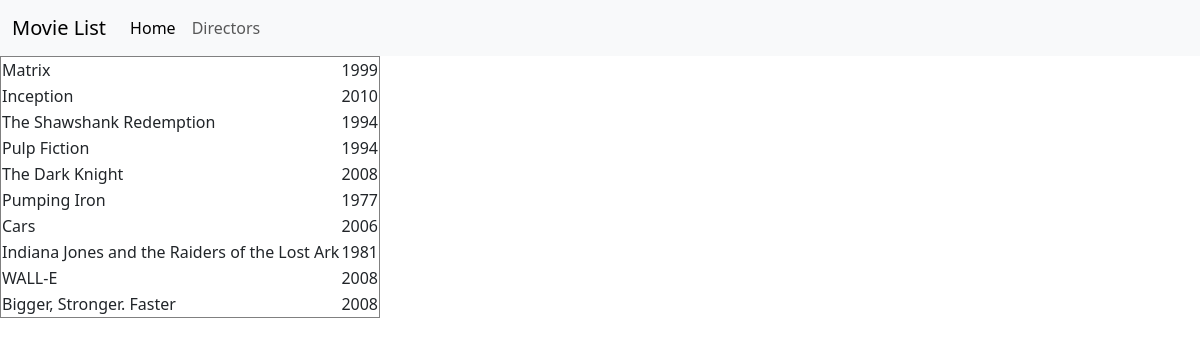
The page / on the database its author committed.
### tables this page shows
CREATE TABLE "Filmer" (
    ID INTEGER PRIMARY KEY,
    title TEXT,
    release_year INT,
    director_id INT,
category VARCHAR (255), image_url TEXT,
    FOREIGN KEY (director_id) REFERENCES Directors(ID)
);

### app.py (the view)
@app.route('/')
def hello():
    data = get_all_movies()
    return render_template('index.html', movies=data)

### database.py (called while the page is built)
def get_database_connection():
    database_path = os.path.join(os.getcwd(), 'databas.db')
    return sqlite3.connect(database_path)

def get_all_movies():
    conn = get_database_connection()
    cursor = conn.cursor()
    cursor.execute('SELECT title, release_year FROM Filmer')
    data = cursor.fetchall()
    conn.close()
    return data

### templates/index.html (shortened to what this page needs)
<!DOCTYPE html>
<html lang="en">
<head>
    <link href="https://cdn.jsdelivr.net/npm/bootstrap@5.3.3/dist/css/bootstrap.min.css" rel="stylesheet"
>
</head>
<body>
    <header>
        <nav class="navbar navbar-expand-lg bg-body-tertiary">
            <div class="container-fluid">
                <a class="navbar-brand" href="#">Movie List</a>
                <div class="collapse navbar-collapse" id="navbarText">
                    <ul class="navbar-nav me-auto mb-2 mb-lg-0">
                        <li class="nav-item">
                            <a class="nav-link active" aria-current="page" href="http://127.0.0.1:8001/">Home</a>
                        </li>
                        <li class="nav-item">
                            <a class="nav-link" href="http://127.0.0.1:8001/directors?">Directors</a>
                        </li>
                    </ul>
                </div>
            </div>
        </nav>
    </header>
    <table border="1">
        {% for row in movies %}
        <tr>
            {% for item in row %}
            <td> {{ item }} </td>
            {% endfor %}
        </tr>
        {% endfor %}
    </table>
</body>
</html>

### rows shown on the page
Filmer: title "Matrix", release_year "1999"
Filmer: title "Inception", release_year "2010"
Filmer: title "The Shawshank Redemption", release_year "1994"
Filmer: title "Pulp Fiction", release_year "1994"
Filmer: title "The Dark Knight", release_year "2008"
Filmer: title "Pumping Iron", release_year "1977"
Filmer: title "Cars", release_year "2006"
Filmer: title "Indiana Jones and the Raiders of the Lost Ark", release_year "1981"
Filmer: title "WALL-E", release_year "2008"
Filmer: title "Bigger, Stronger. Faster", release_year "2008"
